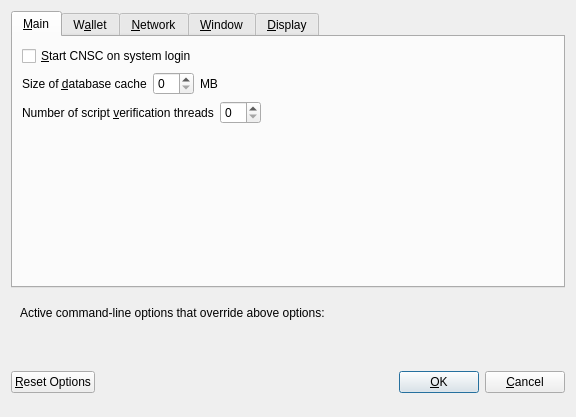
<?xml version="1.0" encoding="UTF-8"?>
<ui version="4.0">
 <class>OptionsDialog</class>
 <widget class="QDialog" name="OptionsDialog">
  <property name="geometry">
   <rect>
    <x>0</x>
    <y>0</y>
    <width>576</width>
    <height>417</height>
   </rect>
  </property>
  <property name="windowTitle">
   <string>Options</string>
  </property>
  <property name="modal">
   <bool>true</bool>
  </property>
  <layout class="QVBoxLayout" name="verticalLayout">
   <item>
    <widget class="QTabWidget" name="tabWidget">
     <property name="currentIndex">
      <number>0</number>
     </property>
     <widget class="QWidget" name="tabMain">
      <attribute name="title">
       <string>&amp;Main</string>
      </attribute>
      <layout class="QVBoxLayout" name="verticalLayout_Main">
       <item>
        <widget class="QCheckBox" name="bitcoinAtStartup">
         <property name="toolTip">
          <string>Automatically start CNSC after logging in to the system.</string>
         </property>
         <property name="text">
          <string>&amp;Start CNSC on system login</string>
         </property>
        </widget>
       </item>
       <item>
        <layout class="QHBoxLayout" name="horizontalLayout_2_Main">
         <item>
          <widget class="QLabel" name="databaseCacheLabel">
           <property name="text">
            <string>Size of &amp;database cache</string>
           </property>
           <property name="textFormat">
            <enum>Qt::PlainText</enum>
           </property>
           <property name="buddy">
            <cstring>databaseCache</cstring>
           </property>
          </widget>
         </item>
         <item>
          <widget class="QSpinBox" name="databaseCache"/>
         </item>
         <item>
          <widget class="QLabel" name="databaseCacheUnitLabel">
           <property name="text">
            <string>MB</string>
           </property>
           <property name="textFormat">
            <enum>Qt::PlainText</enum>
           </property>
          </widget>
         </item>
         <item>
          <spacer name="horizontalSpacer_2_Main">
           <property name="orientation">
            <enum>Qt::Horizontal</enum>
           </property>
           <property name="sizeHint" stdset="0">
            <size>
             <width>40</width>
             <height>20</height>
            </size>
           </property>
          </spacer>
         </item>
        </layout>
       </item>
       <item>
        <layout class="QHBoxLayout" name="horizontalLayout_3_Main">
         <item>
          <widget class="QLabel" name="threadsScriptVerifLabel">
           <property name="text">
            <string>Number of script &amp;verification threads</string>
           </property>
           <property name="textFormat">
            <enum>Qt::PlainText</enum>
           </property>
           <property name="buddy">
            <cstring>threadsScriptVerif</cstring>
           </property>
          </widget>
         </item>
         <item>
          <widget class="QSpinBox" name="threadsScriptVerif">
           <property name="toolTip">
            <string>(0 = auto, &lt;0 = leave that many cores free)</string>
           </property>
          </widget>
         </item>
         <item>
          <spacer name="horizontalSpacer_3_Main">
           <property name="orientation">
            <enum>Qt::Horizontal</enum>
           </property>
           <property name="sizeHint" stdset="0">
            <size>
             <width>40</width>
             <height>20</height>
            </size>
           </property>
          </spacer>
         </item>
        </layout>
       </item>
       <item>
        <spacer name="verticalSpacer_Main">
         <property name="orientation">
          <enum>Qt::Vertical</enum>
         </property>
         <property name="sizeHint" stdset="0">
          <size>
           <width>20</width>
           <height>40</height>
          </size>
         </property>
        </spacer>
       </item>
      </layout>
     </widget>
     <widget class="QWidget" name="tabWallet">
      <attribute name="title">
       <string>W&amp;allet</string>
      </attribute>
      <layout class="QVBoxLayout" name="verticalLayout_Wallet">
       <item>
        <widget class="QGroupBox" name="groupBox">
         <property name="title">
          <string>Expert</string>
         </property>
         <layout class="QVBoxLayout" name="verticalLayout_2">
          <item>
           <widget class="QCheckBox" name="coinControlFeatures">
            <property name="toolTip">
             <string>Whether to show coin control features or not.</string>
            </property>
            <property name="text">
             <string>Enable coin &amp;control features</string>
            </property>
           </widget>
          </item>
          <item>
           <widget class="QCheckBox" name="showMasternodesTab">
            <property name="toolTip">
             <string>Show additional tab listing all your masternodes in first sub-tab&lt;br/&gt;and all masternodes on the network in second sub-tab.</string>
            </property>
            <property name="text">
             <string>Show Masternodes Tab</string>
            </property>
           </widget>
          </item>
          <item>
           <widget class="QCheckBox" name="spendZeroConfChange">
            <property name="toolTip">
             <string>If you disable the spending of unconfirmed change, the change from a transaction&lt;br/&gt;cannot be used until that transaction has at least one confirmation.&lt;br/&gt;This also affects how your balance is computed.</string>
            </property>
            <property name="text">
             <string>&amp;Spend unconfirmed change</string>
            </property>
           </widget>
          </item>
         </layout>
        </widget>
       </item>
       <item>
        <spacer name="verticalSpacer_Wallet">
         <property name="orientation">
          <enum>Qt::Vertical</enum>
         </property>
         <property name="sizeHint" stdset="0">
          <size>
           <width>20</width>
           <height>40</height>
          </size>
         </property>
        </spacer>
       </item>
      </layout>
     </widget>
     <widget class="QWidget" name="tabNetwork">
      <attribute name="title">
       <string>&amp;Network</string>
      </attribute>
      <layout class="QVBoxLayout" name="verticalLayout_Network">
       <item>
        <widget class="QCheckBox" name="mapPortUpnp">
         <property name="toolTip">
          <string>Automatically open the CNSC client port on the router. This only works when your router supports UPnP and it is enabled.</string>
         </property>
         <property name="text">
          <string>Map port using &amp;UPnP</string>
         </property>
        </widget>
       </item>
       <item>
        <widget class="QCheckBox" name="allowIncoming">
         <property name="toolTip">
          <string>Accept connections from outside</string>
         </property>
         <property name="text">
          <string>Allow incoming connections</string>
         </property>
        </widget>
       </item>
       <item>
        <widget class="QCheckBox" name="connectSocks">
         <property name="toolTip">
          <string>Connect to the CNSC network through a SOCKS5 proxy.</string>
         </property>
         <property name="text">
          <string>&amp;Connect through SOCKS5 proxy (default proxy):</string>
         </property>
        </widget>
       </item>
       <item>
        <layout class="QHBoxLayout" name="horizontalLayout_1_Network">
         <item>
          <widget class="QLabel" name="proxyIpLabel">
           <property name="text">
            <string>Proxy &amp;IP:</string>
           </property>
           <property name="textFormat">
            <enum>Qt::PlainText</enum>
           </property>
           <property name="buddy">
            <cstring>proxyIp</cstring>
           </property>
          </widget>
         </item>
         <item>
          <widget class="QValidatedLineEdit" name="proxyIp">
           <property name="minimumSize">
            <size>
             <width>140</width>
             <height>0</height>
            </size>
           </property>
           <property name="maximumSize">
            <size>
             <width>140</width>
             <height>16777215</height>
            </size>
           </property>
           <property name="toolTip">
            <string>IP address of the proxy (e.g. IPv4: 127.0.0.1 / IPv6: ::1)</string>
           </property>
          </widget>
         </item>
         <item>
          <widget class="QLabel" name="proxyPortLabel">
           <property name="text">
            <string>&amp;Port:</string>
           </property>
           <property name="textFormat">
            <enum>Qt::PlainText</enum>
           </property>
           <property name="buddy">
            <cstring>proxyPort</cstring>
           </property>
          </widget>
         </item>
         <item>
          <widget class="QLineEdit" name="proxyPort">
           <property name="minimumSize">
            <size>
             <width>55</width>
             <height>0</height>
            </size>
           </property>
           <property name="maximumSize">
            <size>
             <width>55</width>
             <height>16777215</height>
            </size>
           </property>
           <property name="toolTip">
            <string>Port of the proxy (e.g. 9050)</string>
           </property>
          </widget>
         </item>
         <item>
          <spacer name="horizontalSpacer_1_Network">
           <property name="orientation">
            <enum>Qt::Horizontal</enum>
           </property>
           <property name="sizeHint" stdset="0">
            <size>
             <width>40</width>
             <height>20</height>
            </size>
           </property>
          </spacer>
         </item>
        </layout>
       </item>
       <item>
        <spacer name="verticalSpacer_Network">
         <property name="orientation">
          <enum>Qt::Vertical</enum>
         </property>
         <property name="sizeHint" stdset="0">
          <size>
           <width>20</width>
           <height>40</height>
          </size>
         </property>
        </spacer>
       </item>
      </layout>
     </widget>
     <widget class="QWidget" name="tabWindow">
      <attribute name="title">
       <string>&amp;Window</string>
      </attribute>
      <layout class="QVBoxLayout" name="verticalLayout_Window">
       <item>
        <widget class="QCheckBox" name="minimizeToTray">
         <property name="toolTip">
          <string>Show only a tray icon after minimizing the window.</string>
         </property>
         <property name="text">
          <string>&amp;Minimize to the tray instead of the taskbar</string>
         </property>
        </widget>
       </item>
       <item>
        <widget class="QCheckBox" name="minimizeOnClose">
         <property name="toolTip">
          <string>Minimize instead of exit the application when the window is closed. When this option is enabled, the application will be closed only after selecting Quit in the menu.</string>
         </property>
         <property name="text">
          <string>M&amp;inimize on close</string>
         </property>
        </widget>
       </item>
       <item>
        <spacer name="verticalSpacer_Window">
         <property name="orientation">
          <enum>Qt::Vertical</enum>
         </property>
         <property name="sizeHint" stdset="0">
          <size>
           <width>20</width>
           <height>40</height>
          </size>
         </property>
        </spacer>
       </item>
      </layout>
     </widget>
     <widget class="QWidget" name="tabDisplay">
      <attribute name="title">
       <string>&amp;Display</string>
      </attribute>
      <layout class="QVBoxLayout" name="verticalLayout_Display">
       <item>
        <layout class="QHBoxLayout" name="horizontalLayout_1_Display">
         <item>
          <widget class="QLabel" name="langLabel">
           <property name="text">
            <string>User Interface &amp;language:</string>
           </property>
           <property name="textFormat">
            <enum>Qt::PlainText</enum>
           </property>
           <property name="buddy">
            <cstring>lang</cstring>
           </property>
          </widget>
         </item>
         <item>
          <widget class="QValueComboBox" name="lang">
           <property name="toolTip">
            <string>The user interface language can be set here. This setting will take effect after restarting CNSC.</string>
           </property>
          </widget>
         </item>
        </layout>
       </item>
       <item>
        <widget class="QLabel" name="label_3">
         <property name="toolTip">
          <string notr="true"/>
         </property>
         <property name="statusTip">
          <string notr="true"/>
         </property>
         <property name="whatsThis">
          <string notr="true"/>
         </property>
         <property name="accessibleName">
          <string notr="true"/>
         </property>
         <property name="text">
          <string>Language missing or translation incomplete? Help contributing translations here:
https://www.transifex.com/cnsc-project/cnsc-project-translations</string>
         </property>
         <property name="wordWrap">
          <bool>true</bool>
         </property>
         <property name="openExternalLinks">
          <bool>true</bool>
         </property>
         <property name="textInteractionFlags">
          <set>Qt::TextBrowserInteraction</set>
         </property>
        </widget>
       </item>
       <item>
        <layout class="QHBoxLayout" name="horizontalLayout_4_Display" stretch="0,0">
         <item>
          <widget class="QLabel" name="themeLabel">
           <property name="text">
            <string>User Interface Theme:</string>
           </property>
          </widget>
         </item>
         <item>
          <widget class="QValueComboBox" name="theme"/>
         </item>
        </layout>
       </item>
       <item>
        <widget class="Line" name="line">
         <property name="orientation">
          <enum>Qt::Horizontal</enum>
         </property>
        </widget>
       </item>
       <item>
        <layout class="QHBoxLayout" name="horizontalLayout_2_Display">
         <item>
          <widget class="QLabel" name="unitLabel">
           <property name="text">
            <string>&amp;Unit to show amounts in:</string>
           </property>
           <property name="textFormat">
            <enum>Qt::PlainText</enum>
           </property>
           <property name="buddy">
            <cstring>unit</cstring>
           </property>
          </widget>
         </item>
         <item>
          <widget class="QValueComboBox" name="unit">
           <property name="toolTip">
            <string>Choose the default subdivision unit to show in the interface and when sending coins.</string>
           </property>
          </widget>
         </item>
        </layout>
       </item>
       <item>
        <layout class="QHBoxLayout" name="horizontalLayout_5_Display">
         <item>
          <widget class="QLabel" name="digitsLabel">
           <property name="text">
            <string>Decimal digits</string>
           </property>
          </widget>
         </item>
         <item>
          <widget class="QValueComboBox" name="digits"/>
         </item>
        </layout>
       </item>
       <item>
        <layout class="QHBoxLayout" name="horizontalLayout_3_Display">
         <item>
          <widget class="QLabel" name="thirdPartyTxUrlsLabel">
           <property name="toolTip">
            <string>Third party URLs (e.g. a block explorer) that appear in the transactions tab as context menu items. %s in the URL is replaced by transaction hash. Multiple URLs are separated by vertical bar |.</string>
           </property>
           <property name="text">
            <string>Third party transaction URLs</string>
           </property>
           <property name="buddy">
            <cstring>thirdPartyTxUrls</cstring>
           </property>
          </widget>
         </item>
         <item>
          <widget class="QLineEdit" name="thirdPartyTxUrls">
           <property name="toolTip">
            <string>Third party URLs (e.g. a block explorer) that appear in the transactions tab as context menu items. %s in the URL is replaced by transaction hash. Multiple URLs are separated by vertical bar |.</string>
           </property>
          </widget>
         </item>
        </layout>
       </item>
       <item>
        <spacer name="verticalSpacer">
         <property name="orientation">
          <enum>Qt::Vertical</enum>
         </property>
         <property name="sizeHint" stdset="0">
          <size>
           <width>20</width>
           <height>40</height>
          </size>
         </property>
        </spacer>
       </item>
      </layout>
     </widget>
    </widget>
   </item>
   <item>
    <widget class="QFrame" name="frame">
     <layout class="QVBoxLayout" name="verticalLayout_Bottom">
      <item>
       <layout class="QHBoxLayout" name="horizontalLayout_Bottom">
        <item>
         <widget class="QLabel" name="overriddenByCommandLineInfoLabel">
          <property name="text">
           <string>Active command-line options that override above options:</string>
          </property>
          <property name="textFormat">
           <enum>Qt::PlainText</enum>
          </property>
         </widget>
        </item>
        <item>
         <spacer name="horizontalSpacer_Bottom">
          <property name="orientation">
           <enum>Qt::Horizontal</enum>
          </property>
          <property name="sizeHint" stdset="0">
           <size>
            <width>40</width>
            <height>20</height>
           </size>
          </property>
         </spacer>
        </item>
       </layout>
      </item>
      <item>
       <widget class="QLabel" name="overriddenByCommandLineLabel">
        <property name="text">
         <string/>
        </property>
        <property name="textFormat">
         <enum>Qt::PlainText</enum>
        </property>
        <property name="wordWrap">
         <bool>true</bool>
        </property>
       </widget>
      </item>
     </layout>
    </widget>
   </item>
   <item>
    <layout class="QHBoxLayout" name="horizontalLayout_Buttons">
     <item>
      <widget class="QPushButton" name="resetButton">
       <property name="toolTip">
        <string>Reset all client options to default.</string>
       </property>
       <property name="text">
        <string>&amp;Reset Options</string>
       </property>
       <property name="autoDefault">
        <bool>false</bool>
       </property>
      </widget>
     </item>
     <item>
      <spacer name="horizontalSpacer_1">
       <property name="orientation">
        <enum>Qt::Horizontal</enum>
       </property>
       <property name="sizeHint" stdset="0">
        <size>
         <width>40</width>
         <height>48</height>
        </size>
       </property>
      </spacer>
     </item>
     <item>
      <widget class="QLabel" name="statusLabel">
       <property name="minimumSize">
        <size>
         <width>200</width>
         <height>0</height>
        </size>
       </property>
       <property name="font">
        <font>
         <weight>75</weight>
         <bold>true</bold>
        </font>
       </property>
       <property name="text">
        <string/>
       </property>
       <property name="textFormat">
        <enum>Qt::PlainText</enum>
       </property>
       <property name="wordWrap">
        <bool>true</bool>
       </property>
      </widget>
     </item>
     <item>
      <spacer name="horizontalSpacer_2">
       <property name="orientation">
        <enum>Qt::Horizontal</enum>
       </property>
       <property name="sizeHint" stdset="0">
        <size>
         <width>40</width>
         <height>48</height>
        </size>
       </property>
      </spacer>
     </item>
     <item>
      <widget class="QPushButton" name="okButton">
       <property name="text">
        <string>&amp;OK</string>
       </property>
       <property name="autoDefault">
        <bool>false</bool>
       </property>
       <property name="default">
        <bool>true</bool>
       </property>
      </widget>
     </item>
     <item>
      <widget class="QPushButton" name="cancelButton">
       <property name="text">
        <string>&amp;Cancel</string>
       </property>
       <property name="autoDefault">
        <bool>false</bool>
       </property>
      </widget>
     </item>
    </layout>
   </item>
  </layout>
 </widget>
 <customwidgets>
  <customwidget>
   <class>QValidatedLineEdit</class>
   <extends>QLineEdit</extends>
   <header>qvalidatedlineedit.h</header>
  </customwidget>
  <customwidget>
   <class>QValueComboBox</class>
   <extends>QComboBox</extends>
   <header>qvaluecombobox.h</header>
  </customwidget>
 </customwidgets>
 <resources/>
 <connections/>
</ui>
